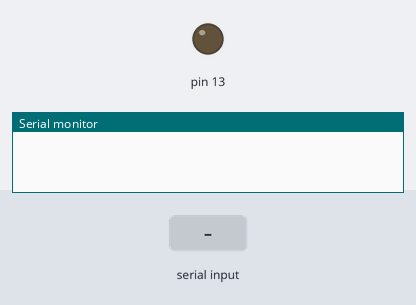
A sketch run on a simulated Arduino Uno, built with avr-gcc and run on an emulated ATmega328P. Shown: output pins drawn as LEDs (lit = HIGH), the last lines printed to the serial monitor. The inputs (shaded band) are chosen by the test bench.

Above: at 1.2 s.
1.3 s: "1\n" received over Serial
At 1.6 s:
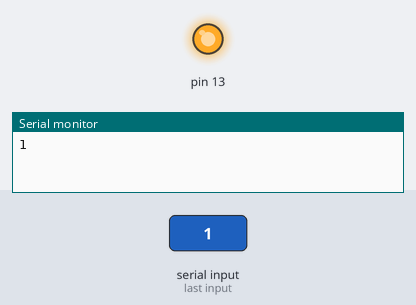
2.8 s: "0\n" received over Serial
At 4.0 s:
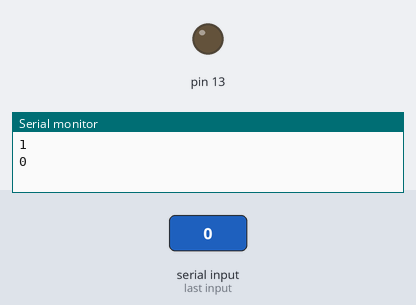
4.3 s: "2\n" received over Serial
At 5.1 s:
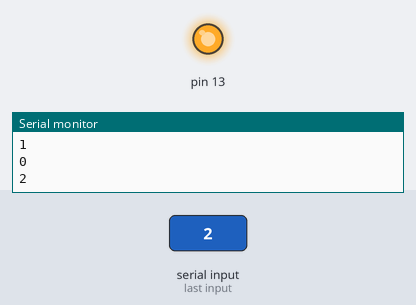
Timing chart, 0 to 7.3 s (numbered marks = the images above; inputs shaded):
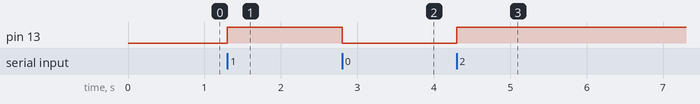

Measured:
- after the input at 1.3 s, pin 13: LOW → HIGH at once
- after the input at 2.8 s, pin 13: HIGH → LOW at once
- after the input at 4.3 s, pin 13: LOW → HIGH at once

The sketch:

ArduinoSoftware.ino
```cpp
void setup() {
  Serial.begin(115200);
  Serial.setTimeout(0x7FFFFFFF);
  pinMode(13, OUTPUT);
  digitalWrite(13, LOW);
}

bool on = false;

void loop() {
  String str = Serial.readStringUntil('\n');
  if (on) digitalWrite(13, LOW);
  else digitalWrite(13, HIGH);
  on = !on;
  Serial.println(str);
}
```
